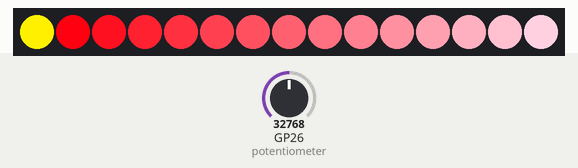
Recording of a program running on a simulated Raspberry Pi Pico running MicroPython. Shown: 15 RGB LEDs in strip order, left to right. The inputs (shaded band) are chosen by the test bench; at power-on: GP26 (potentiometer) = 32768 (analog values on the 0–65535 scale).

Above: at 1.2 s.
1.3 s: GP26 (potentiometer) set to 7864
At 2.34 s:
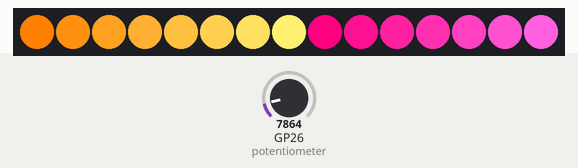
4.7 s: GP26 (potentiometer) set to 0
At 5.39 s:
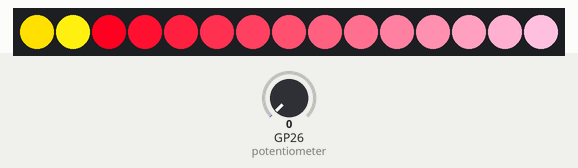
6.2 s: GP26 (potentiometer) set to 19660
At 7.18 s:
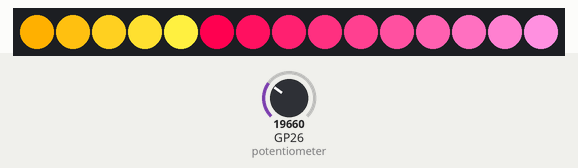
Timing chart, 0 to 9.2 s (numbered marks = the images above; inputs shaded):
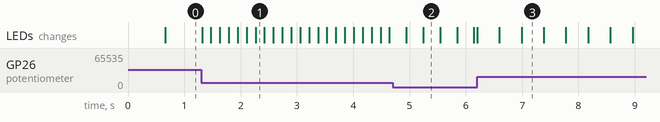

The program:

day12.py
```python
import time
from machine import Pin, ADC
from neopixel import NeoPixel

strip = NeoPixel(Pin(28), 15)
potentiometer = ADC(Pin(26))

col = 0
while True:
  pos = 0
  while pos < 15:
    strip[pos] = (255,8*col,16*pos)
    pos += 1
    col += 2

  mydelay = potentiometer.read_u16()/50000
  strip.write()
  time.sleep(mydelay)
```
